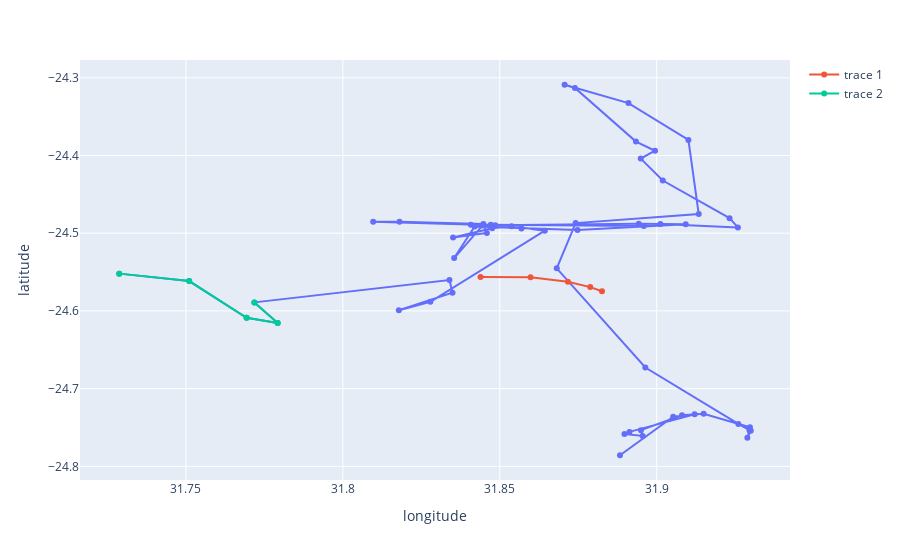

Here is the notebook cell this chart was saved with:
### Code cell
fig = px.line(data, y='latitude', x='longitude', markers=True)
fig.add_trace(go.Scatter(y= yhat['latitude'], x=yhat['longitude']))
fig.add_trace(go.Scatter(y= test_data['latitude'], x=test_data['longitude']))
fig.show()

### Figure 1 — Plotly figure (JSON) as saved in the notebook; plotly's stock layout.template omitted (floating-point values rounded to 4 significant figures)
{"data": [{"hovertemplate": "longitude=%{x}<br>latitude=%{y}<extra></extra>", "legendgroup": "", "line": {"color": "#636efa", "dash": "solid"}, "marker": {"symbol": "circle"}, "mode": "markers+lines", "name": "", "orientation": "v", "showlegend": false, "type": "scatter", "x": [31.89, 31.91, 31.91, 31.89, 31.89, 31.9, 31.89, 31.91, 31.91, 31.93, 31.93, 31.93, 31.93, 31.93, 31.9, 31.87, 31.87, 31.91, 31.91, 31.89, 31.87, 31.87, 31.89, 31.9, 31.89, 31.9, 31.92, 31.93, 31.9, 31.9, 31.85, 31.84, 31.84, 31.84, 31.84, 31.86, 31.87, 31.91, 31.89, 31.85, 31.81, 31.82, 31.84, 31.85, 31.84, 31.85, 31.85, 31.86, 31.83, 31.82, 31.83, 31.83, 31.77, 31.78, 31.77, 31.75, 31.73], "xaxis": "x", "y": [-24.79, -24.74, -24.73, -24.76, -24.76, -24.76, -24.75, -24.73, -24.73, -24.75, -24.75, -24.76, -24.75, -24.75, -24.67, -24.55, -24.49, -24.48, -24.38, -24.33, -24.31, -24.31, -24.38, -24.39, -24.4, -24.43, -24.48, -24.49, -24.49, -24.49, -24.49, -24.49, -24.49, -24.53, -24.49, -24.49, -24.5, -24.49, -24.49, -24.49, -24.49, -24.49, -24.49, -24.5, -24.51, -24.49, -24.49, -24.5, -24.59, -24.6, -24.58, -24.56, -24.59, -24.62, -24.61, -24.56, -24.55], "yaxis": "y"}, {"type": "scatter", "x": [31.84, 31.86, 31.87, 31.88, 31.88], "y": [-24.56, -24.56, -24.56, -24.57, -24.57]}, {"type": "scatter", "x": [31.77, 31.78, 31.77, 31.75, 31.73], "y": [-24.59, -24.62, -24.61, -24.56, -24.55]}], "layout": {"legend": {"tracegroupgap": 0}, "margin": {"t": 60}, "xaxis": {"anchor": "y", "domain": [0, 1], "title": {"text": "longitude"}}, "yaxis": {"anchor": "x", "domain": [0, 1], "title": {"text": "latitude"}}}}
